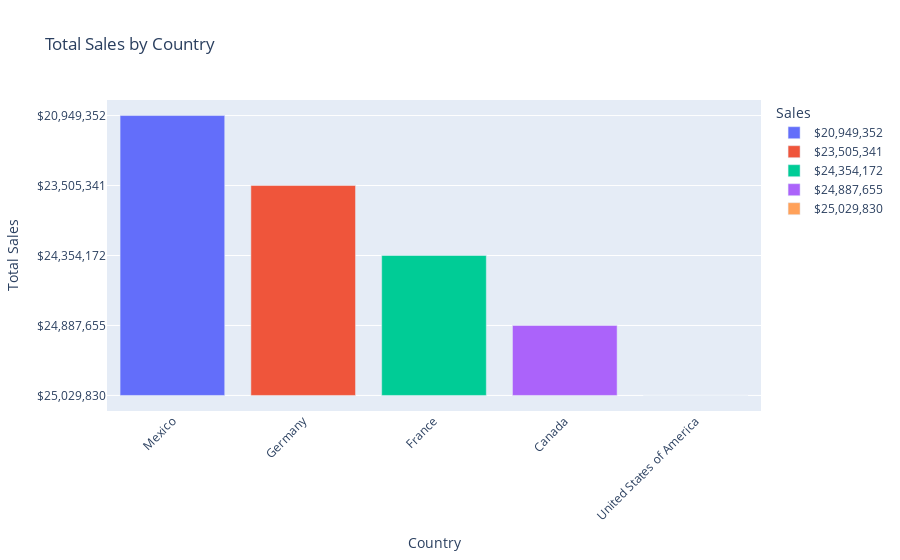

Notebook code cell kept with this figure:
### Code cell
# Create a bar plot using Plotly Express
fig = px.bar(df_country_sales, x='Country', y='Sales', title='Total Sales by Country', color='Sales')
fig.update_layout(xaxis_title='Country', yaxis_title='Total Sales', xaxis_tickangle=-45)
fig.show()

### Figure 1 — Plotly figure (JSON) as saved in the notebook; plotly's stock layout.template omitted (floating-point values rounded to 4 significant figures)
{"data": [{"hovertemplate": "Sales=%{y}<br>Country=%{x}<extra></extra>", "legendgroup": "$20,949,352", "marker": {"color": "#636efa", "pattern": {"shape": ""}}, "name": "$20,949,352", "orientation": "v", "showlegend": true, "textposition": "auto", "type": "bar", "x": ["Mexico"], "xaxis": "x", "y": ["$20,949,352"], "yaxis": "y"}, {"hovertemplate": "Sales=%{y}<br>Country=%{x}<extra></extra>", "legendgroup": "$23,505,341", "marker": {"color": "#EF553B", "pattern": {"shape": ""}}, "name": "$23,505,341", "orientation": "v", "showlegend": true, "textposition": "auto", "type": "bar", "x": ["Germany"], "xaxis": "x", "y": ["$23,505,341"], "yaxis": "y"}, {"hovertemplate": "Sales=%{y}<br>Country=%{x}<extra></extra>", "legendgroup": "$24,354,172", "marker": {"color": "#00cc96", "pattern": {"shape": ""}}, "name": "$24,354,172", "orientation": "v", "showlegend": true, "textposition": "auto", "type": "bar", "x": ["France"], "xaxis": "x", "y": ["$24,354,172"], "yaxis": "y"}, {"hovertemplate": "Sales=%{y}<br>Country=%{x}<extra></extra>", "legendgroup": "$24,887,655", "marker": {"color": "#ab63fa", "pattern": {"shape": ""}}, "name": "$24,887,655", "orientation": "v", "showlegend": true, "textposition": "auto", "type": "bar", "x": ["Canada"], "xaxis": "x", "y": ["$24,887,655"], "yaxis": "y"}, {"hovertemplate": "Sales=%{y}<br>Country=%{x}<extra></extra>", "legendgroup": "$25,029,830", "marker": {"color": "#FFA15A", "pattern": {"shape": ""}}, "name": "$25,029,830", "orientation": "v", "showlegend": true, "textposition": "auto", "type": "bar", "x": ["United States of America"], "xaxis": "x", "y": ["$25,029,830"], "yaxis": "y"}], "layout": {"barmode": "relative", "legend": {"title": {"text": "Sales"}, "tracegroupgap": 0}, "title": {"text": "Total Sales by Country"}, "xaxis": {"anchor": "y", "domain": [0, 1], "tickangle": -45, "title": {"text": "Country"}}, "yaxis": {"anchor": "x", "categoryarray": ["$25,029,830", "$24,887,655", "$24,354,172", "$23,505,341", "$20,949,352"], "categoryorder": "array", "domain": [0, 1], "title": {"text": "Total Sales"}}}}
